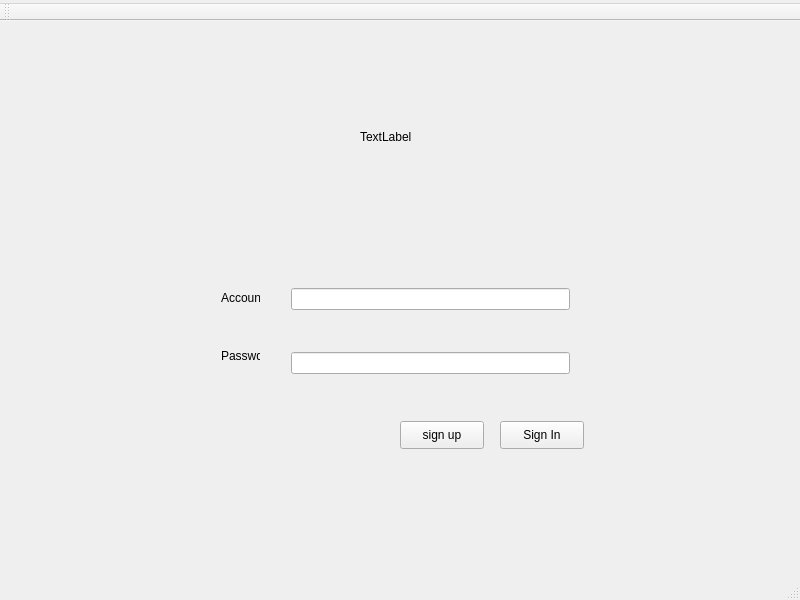
<?xml version="1.0" encoding="UTF-8"?>
<ui version="4.0">
 <class>MainWindow</class>
 <widget class="QMainWindow" name="MainWindow">
  <property name="geometry">
   <rect>
    <x>0</x>
    <y>0</y>
    <width>800</width>
    <height>600</height>
   </rect>
  </property>
  <property name="windowTitle">
   <string>dblankCloud</string>
  </property>
  <widget class="QWidget" name="centralWidget">
   <property name="enabled">
    <bool>true</bool>
   </property>
   <widget class="QWidget" name="verticalLayoutWidget">
    <property name="geometry">
     <rect>
      <x>280</x>
      <y>220</y>
      <width>301</width>
      <height>181</height>
     </rect>
    </property>
    <layout class="QVBoxLayout" name="verticalLayout">
     <item>
      <widget class="QLineEdit" name="lineEdit">
       <property name="maxLength">
        <number>100</number>
       </property>
      </widget>
     </item>
     <item>
      <widget class="QLineEdit" name="lineEdit_2">
       <property name="maxLength">
        <number>100</number>
       </property>
       <property name="echoMode">
        <enum>QLineEdit::Password</enum>
       </property>
      </widget>
     </item>
    </layout>
   </widget>
   <widget class="QPushButton" name="signIn">
    <property name="geometry">
     <rect>
      <x>500</x>
      <y>400</y>
      <width>84</width>
      <height>28</height>
     </rect>
    </property>
    <property name="text">
     <string>Sign In</string>
    </property>
   </widget>
   <widget class="QLabel" name="signInP">
    <property name="geometry">
     <rect>
      <x>360</x>
      <y>80</y>
      <width>111</width>
      <height>71</height>
     </rect>
    </property>
    <property name="text">
     <string>TextLabel</string>
    </property>
   </widget>
   <widget class="QWidget" name="verticalLayoutWidget_2">
    <property name="geometry">
     <rect>
      <x>210</x>
      <y>240</y>
      <width>61</width>
      <height>131</height>
     </rect>
    </property>
    <layout class="QVBoxLayout" name="verticalLayout_3">
     <item>
      <widget class="QLabel" name="label_2">
       <property name="text">
        <string>Account</string>
       </property>
      </widget>
     </item>
     <item>
      <widget class="QLabel" name="label">
       <property name="text">
        <string>Passwd</string>
       </property>
      </widget>
     </item>
    </layout>
   </widget>
   <widget class="QPushButton" name="signUp">
    <property name="geometry">
     <rect>
      <x>400</x>
      <y>400</y>
      <width>84</width>
      <height>28</height>
     </rect>
    </property>
    <property name="text">
     <string>sign up</string>
    </property>
   </widget>
  </widget>
  <widget class="QMenuBar" name="menuBar">
   <property name="geometry">
    <rect>
     <x>0</x>
     <y>0</y>
     <width>800</width>
     <height>28</height>
    </rect>
   </property>
   <widget class="QMenu" name="menu">
    <property name="title">
     <string/>
    </property>
   </widget>
   <addaction name="menu"/>
  </widget>
  <widget class="QToolBar" name="mainToolBar">
   <attribute name="toolBarArea">
    <enum>TopToolBarArea</enum>
   </attribute>
   <attribute name="toolBarBreak">
    <bool>false</bool>
   </attribute>
  </widget>
  <widget class="QStatusBar" name="statusBar"/>
 </widget>
 <layoutdefault spacing="6" margin="11"/>
 <resources/>
 <connections/>
</ui>
